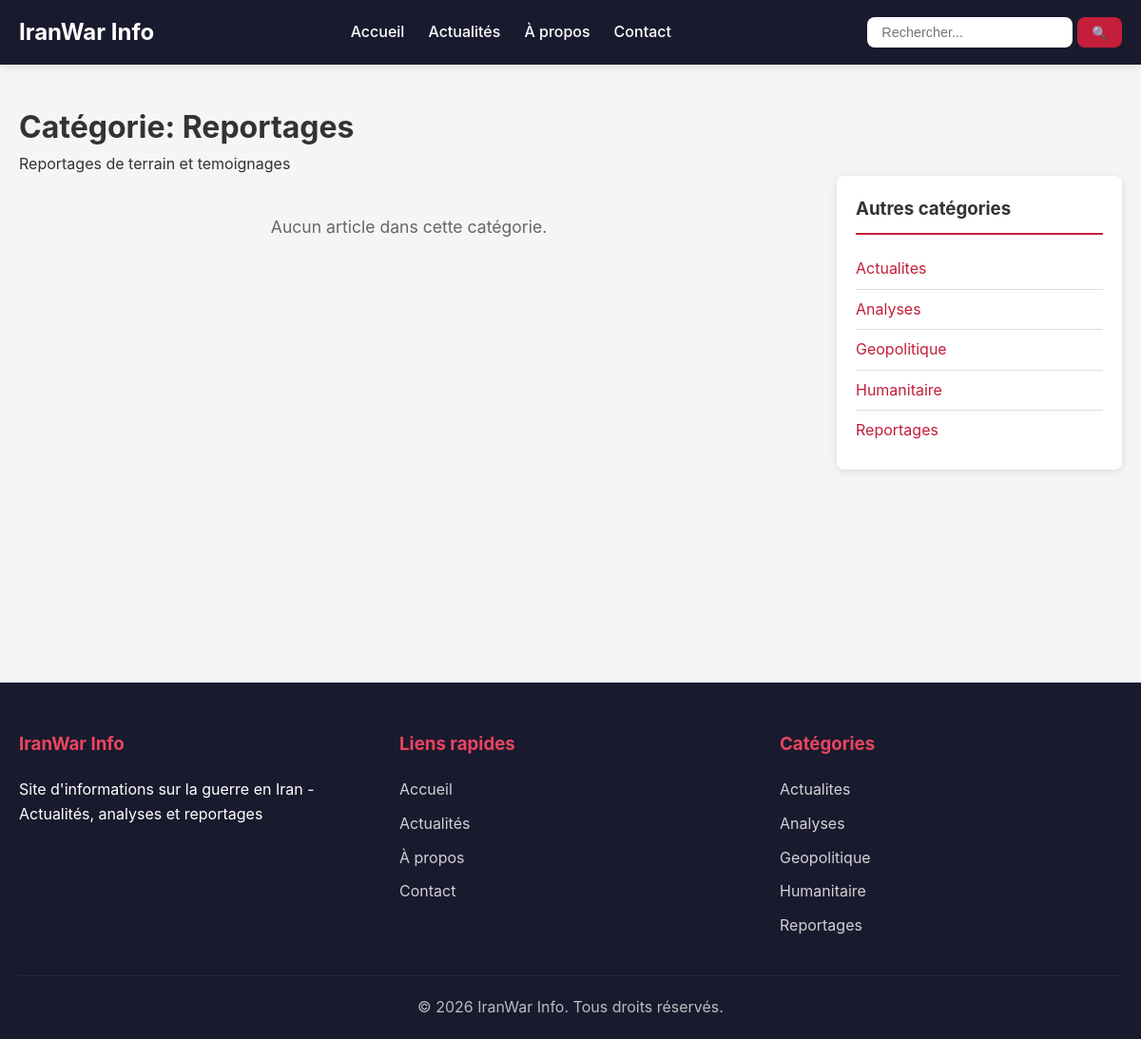
Screenshot of /articles/category/3 with the database file from the repository.
### tables this page shows
CREATE TABLE categories (
    id INT UNSIGNED AUTO_INCREMENT PRIMARY KEY,
    libelle VARCHAR(100) NOT NULL COMMENT 'Nom de la catégorie',
    description TEXT DEFAULT NULL
);

### core/Controller.php (called while the page is built, shortened)
<?php
abstract class Controller
{
    protected array $data = [];
    protected function render(string $viewName, array $data = []): void
    {
        $this->data = array_merge($this->data, $data);
        $this->data['content'] = $viewName;
        extract($this->data);
        require_once VIEWS_PATH . 'layouts/main.php';
    }
    protected function model(string $modelName): object
    {
        $modelFile = MODELS_PATH . $modelName . '.php';
        if (file_exists($modelFile)) {
            return new $modelName();
        }
        throw new Exception("Modèle '{$modelName}' non trouvé");
    }
}

### app/controllers/ArticlesController.php (called while the page is built, shortened)
<?php
class ArticlesController extends Controller
{
    private Article $articleModel;
    private Category $categoryModel;
    public function __construct()
    {
        $this->articleModel = $this->model('Article');
        $this->categoryModel = $this->model('Category');
    }
    public function category(string $id = ''): void
    {
        $categoryId = (int) $id;
        $category = $this->categoryModel->findById($categoryId);
        $articles = $this->articleModel->getByCategory($category['id']);
        $data = [
            'pageTitle' => $category['libelle'] . ' - ' . SITE_NAME,
            'metaDescription' => 'Articles de la catégorie ' . $category['libelle'],
            'category' => $category,
            'articles' => $articles,
            'categories' => $this->categoryModel->getActive()
        ];
        $this->render('articles/category', $data);
    }
}

### index.php (called while the page is built, shortened)
<?php
require_once ROOT_PATH . '/core/Autoloader.php';
$app = new App();
$app->run();

### config/database.php (called while the page is built, shortened)
<?php
class Database
{
    private static ?PDO $instance = null;
    public static function getInstance(): PDO
    {
        if (self::$instance === null) {
            try {
                $dsn = "mysql:host=" . DB_HOST . ";dbname=" . DB_NAME . ";charset=" . DB_CHARSET;
                $options = [
                    PDO::ATTR_ERRMODE => PDO::ERRMODE_EXCEPTION,
                    PDO::ATTR_DEFAULT_FETCH_MODE => PDO::FETCH_ASSOC,
                    PDO::ATTR_EMULATE_PREPARES => false,
                ];
                self::$instance = new PDO($dsn, DB_USER, DB_PASS, $options);
            } catch (PDOException $e) {
                if (DEBUG_MODE) {
                    die("Erreur de connexion : " . $e->getMessage());
                } else {
                    die("Erreur de connexion à la base de données.");
                }
            }
        }
        return self::$instance;
    }
}

### core/Model.php (called while the page is built, shortened)
<?php
abstract class Model
{
    public function __construct()
    {
        require_once ROOT_PATH . '/config/database.php';
        $this->db = Database::getInstance();
    }
}

### app/models/Category.php (called while the page is built, shortened)
<?php
class Category extends Model
{
    protected string $table = 'categories';
    public function getActive(): array
    {
        $sql = "SELECT * FROM {$this->table} ORDER BY libelle ASC";
        $stmt = $this->db->query($sql);
        return $stmt->fetchAll();
    }
    public function findById(int $id): ?array
    {
        $sql = "SELECT * FROM {$this->table} WHERE id = :id";
        $stmt = $this->db->prepare($sql);
        $stmt->execute(['id' => $id]);
        $result = $stmt->fetch();
        return $result ?: null;
    }
}

### core/Autoloader.php (called while the page is built, shortened)
<?php
class Autoloader
{
    public static function autoload(string $className): void
    {
        $paths = [
            ROOT_PATH . '/core/' . $className . '.php',
            ROOT_PATH . '/app/controllers/' . $className . '.php',
            ROOT_PATH . '/app/models/' . $className . '.php',
            ROOT_PATH . '/config/' . $className . '.php',
        ];
        foreach ($paths as $path) {
            if (file_exists($path)) {
                return;
            }
        }
    }
}

### app/models/Article.php (called while the page is built, shortened)
<?php
class Article extends Model
{
    protected string $table = 'articles';
    public function getByCategory(int $categoryId, int $limit = 10): array
    {
        $sql = "SELECT a.*, c.libelle as category_name, u.name as author_name,
                       m.url as image_url, m.alt_text as image_alt
                FROM {$this->table} a
                LEFT JOIN categories c ON a.category_id = c.id
                LEFT JOIN users u ON a.author_id = u.id
                LEFT JOIN media m ON a.id = m.article_id
                WHERE a.category_id = :category_id
                AND a.published_at IS NOT NULL
                ORDER BY a.published_at DESC
                LIMIT :limit";
        $stmt = $this->db->prepare($sql);
        $stmt->bindValue(':category_id', $categoryId, PDO::PARAM_INT);
        $stmt->bindValue(':limit', $limit, PDO::PARAM_INT);
        $stmt->execute();
        return $stmt->fetchAll();
    }
}

### app/views/articles/category.php (the view)
<div class="category-page">
    <h1>Catégorie: <?= htmlspecialchars($category['libelle']) ?></h1>
    <?php if (!empty($category['description'])): ?>
        <p class="category-description"><?= htmlspecialchars($category['description']) ?></p>
    <?php endif; ?>
    <div class="articles-layout">
        <div class="articles-list">
            <?php if (!empty($articles)): ?>
                <?php foreach ($articles as $article): ?>
                    <article class="article-item <?= !empty($article['image_url']) ? 'has-image' : '' ?>">
                        <div class="article-body">
                            <h2>
                                <a href="<?= SITE_URL ?>/articles/show/<?= $article['id'] ?>">
                                    <?= htmlspecialchars($article['title'] ?? '') ?>
                                </a>
                            </h2>
                            <?php if (!empty($article['category_name'])): ?>
                                <span class="article-category"><?= htmlspecialchars($article['category_name']) ?></span>
                            <?php endif; ?>
                            <p class="article-excerpt">
                                <?= substr(strip_tags($article['content'] ?? ''), 0, 200) ?>...
                            </p>
                            <div class="article-meta">
                                <span class="date"><?= date('d/m/Y H:i', strtotime($article['published_at'] ?? $article['created_at'])) ?></span>
                                <span class="views"><?= $article['views'] ?? 0 ?> vues</span>
                            </div>
                            <a href="<?= SITE_URL ?>/articles/show/<?= $article['id'] ?>" class="read-more">
                                Lire la suite →
                            </a>
                        </div>
                        <?php if (!empty($article['image_url'])): ?>
                            <div class="article-thumbnail">
                                <a href="<?= SITE_URL ?>/articles/show/<?= $article['id'] ?>">
                                    <img src="<?= SITE_URL ?>/public/<?= htmlspecialchars($article['image_url']) ?>"
                                         alt="<?= htmlspecialchars($article['image_alt'] ?? $article['title']) ?>">
                                </a>
                            </div>
                        <?php endif; ?>
                    </article>
                <?php endforeach; ?>
            <?php else: ?>
                <p class="no-articles">Aucun article dans cette catégorie.</p>
            <?php endif; ?>
        </div>
        <aside class="sidebar">
            <div class="widget">
                <h3>Autres catégories</h3>
                <ul class="categories-widget">
                    <?php foreach ($categories as $cat): ?>
                        <li class="<?= $cat['id'] === $category['id'] ? 'active' : '' ?>">
                            <a href="<?= SITE_URL ?>/articles/category/<?= $cat['id'] ?>">
                                <?= htmlspecialchars($cat['libelle']) ?>
                            </a>
                        </li>
                    <?php endforeach; ?>
                </ul>
            </div>
        </aside>
    </div>
</div>

### app/views/layouts/main.php (shortened to what this page needs)
<!DOCTYPE html>
<html lang="fr">
<head>
    <link rel="stylesheet" href="<?= SITE_URL ?>/public/css/style.css?v=<?= time() ?>">
</head>
<body>
    <header class="header">
        <div class="container">
            <div class="header-content">
                <a href="<?= SITE_URL ?>" class="logo">
                    <h1><?= SITE_NAME ?></h1>
                </a>
                <nav class="main-nav">
                    <ul>
                        <li><a href="<?= SITE_URL ?>">Accueil</a></li>
                        <li><a href="<?= SITE_URL ?>/articles">Actualités</a></li>
                        <li><a href="<?= SITE_URL ?>/home/about">À propos</a></li>
                        <li><a href="<?= SITE_URL ?>/home/contact">Contact</a></li>
                    </ul>
                </nav>
                <form action="<?= SITE_URL ?>/articles/search" method="GET" class="search-form">
                    <input type="text" name="q" placeholder="Rechercher..." required>
                    <button type="submit">🔍</button>
                </form>
            </div>
        </div>
    </header>
    <main class="main-content">
        <div class="container">
            <?php
            if (isset($content)) {
                $viewFile = VIEWS_PATH . $content . '.php';
                if (file_exists($viewFile)) {
                    include $viewFile;
                }
            }
            ?>
        </div>
    </main>
    <footer class="footer">
        <div class="container">
            <div class="footer-content">
                <div class="footer-section">
                    <h3><?= SITE_NAME ?></h3>
                    <p><?= SITE_DESCRIPTION ?></p>
                </div>
                <div class="footer-section">
                    <h3>Liens rapides</h3>
                    <ul>
                        <li><a href="<?= SITE_URL ?>">Accueil</a></li>
                        <li><a href="<?= SITE_URL ?>/articles">Actualités</a></li>
                        <li><a href="<?= SITE_URL ?>/home/about">À propos</a></li>
                        <li><a href="<?= SITE_URL ?>/home/contact">Contact</a></li>
                    </ul>
                </div>
                <div class="footer-section">
                    <h3>Catégories</h3>
                    <ul>
                        <?php if (isset($categories)): ?>
                            <?php foreach ($categories as $cat): ?>
                                <li><a href="<?= SITE_URL ?>/articles/category/<?= $cat['id'] ?>"><?= htmlspecialchars($cat['libelle']) ?></a></li>
                            <?php endforeach; ?>
                        <?php endif; ?>
                    </ul>
                </div>
            </div>
            <div class="footer-bottom">
                <p>&copy; <?= date('Y') ?> <?= SITE_NAME ?>. Tous droits réservés.</p>
            </div>
        </div>
    </footer>
</body>
</html>

### public/css/style.css (style rules this page uses)
:root { --primary-color: #c41e3a; --secondary-color: #1a1a2e; --accent-color: #e94560; --text-color: #333; --text-light: #666; --bg-color: #f5f5f5; --white: #ffffff; --border-color: #ddd; --shadow: 0 2px 10px rgba(0,0,0,0.1); --radius: 8px; }
*, *::before, *::after { box-sizing: border-box; margin: 0; padding: 0; }
body { font-family: -apple-system, BlinkMacSystemFont, 'Segoe UI', Roboto, Oxygen, Ubuntu, sans-serif; line-height: 1.6; color: var(--text-color); background-color: var(--bg-color); }
a { color: var(--primary-color); text-decoration: none; transition: color 0.3s ease; }
.container { max-width: 1200px; margin: 0 auto; padding: 0 20px; }
.header { background-color: var(--secondary-color); color: var(--white); padding: 15px 0; position: sticky; top: 0; z-index: 1000; box-shadow: var(--shadow); }
.header-content { display: flex; align-items: center; justify-content: space-between; flex-wrap: wrap; gap: 20px; }
.logo h1 { font-size: 1.5rem; color: var(--white); margin: 0; }
.main-nav ul { display: flex; list-style: none; gap: 25px; }
.main-nav a { color: var(--white); font-weight: 500; padding: 5px 0; border-bottom: 2px solid transparent; }
.search-form { display: flex; gap: 5px; }
.search-form input { padding: 8px 15px; border: none; border-radius: var(--radius); font-size: 0.9rem; }
.search-form button { padding: 8px 15px; background-color: var(--primary-color); color: var(--white); border: none; border-radius: var(--radius); cursor: pointer; }
.main-content { min-height: calc(100vh - 200px); padding: 40px 0; }
.articles-layout { display: grid; grid-template-columns: 1fr 300px; gap: 40px; }
@media (min-width: 992px) { .articles-list { max-width: 100%; } }
.sidebar { position: sticky; top: 100px; }
.widget { background: var(--white); padding: 20px; border-radius: var(--radius); box-shadow: var(--shadow); margin-bottom: 20px; }
.widget h3 { margin-bottom: 15px; padding-bottom: 10px; border-bottom: 2px solid var(--primary-color); }
.categories-widget { list-style: none; }
.categories-widget li { padding: 8px 0; border-bottom: 1px solid var(--border-color); }
.categories-widget li:last-child { border-bottom: none; }
.no-articles, .no-results { text-align: center; padding: 40px; color: var(--text-light); font-size: 1.1rem; }
.footer { background-color: var(--secondary-color); color: var(--white); padding: 50px 0 20px; margin-top: 50px; }
.footer-content { display: grid; grid-template-columns: repeat(3, 1fr); gap: 40px; margin-bottom: 30px; }
.footer-section h3 { margin-bottom: 20px; color: var(--accent-color); }
.footer-section ul { list-style: none; }
.footer-section ul li { margin-bottom: 10px; }
.footer-section a { color: rgba(255,255,255,0.8); }
.footer-bottom { text-align: center; padding-top: 20px; border-top: 1px solid rgba(255,255,255,0.1); opacity: 0.7; }

### rows the page displays
categories: libelle "Reportages", description "Reportages de terrain et temoignages"
categories: libelle "Actualites"
categories: libelle "Analyses"
categories: libelle "Geopolitique"
categories: libelle "Humanitaire"

### other values shown
SITE_NAME "IranWar Info"
SITE_DESCRIPTION "Site d'informations sur la guerre en Iran - Actualités, analyses et reportages"
